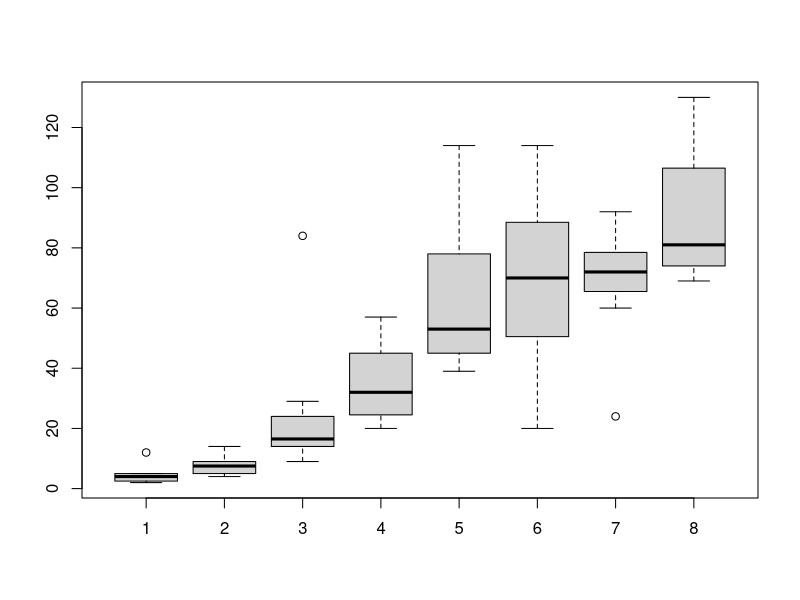

This figure's R source:
boxplot(OrchardSprays$decrease[OrchardSprays$treatment == "A"],
        OrchardSprays$decrease[OrchardSprays$treatment == "B"],
        OrchardSprays$decrease[OrchardSprays$treatment == "C"],
        OrchardSprays$decrease[OrchardSprays$treatment == "D"],
        OrchardSprays$decrease[OrchardSprays$treatment == "E"],
        OrchardSprays$decrease[OrchardSprays$treatment == "F"],
        OrchardSprays$decrease[OrchardSprays$treatment == "G"],
        OrchardSprays$decrease[OrchardSprays$treatment == "H"])